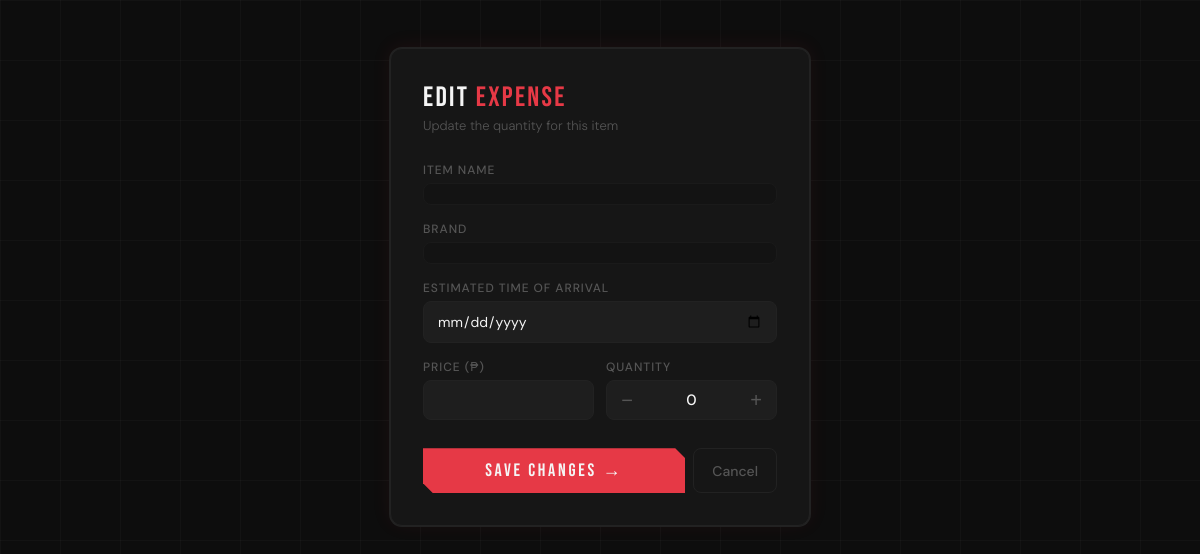
/edit/37d23e36-bfae-4995-9592-348b7162fceb, run on an earlier commit of the app's database.
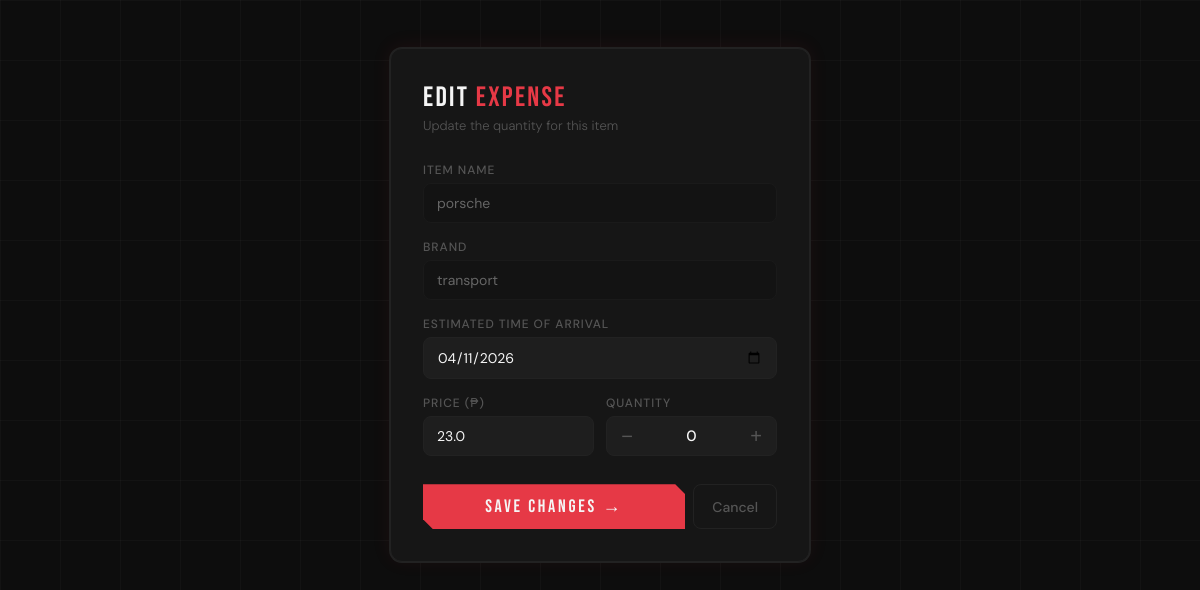
And on a later commit of the database.
### tables this page shows
CREATE TABLE items (
        item_id TEXT PRIMARY KEY,
        name TEXT,
        brand TEXT,
        ETA TEXT,
        price REAL,
        quantity INTEGER,
        amount REAL
    );

### app.py (the view)
@app.route("/edit/<item_id>")
def edit_item(item_id):
    conn = get_db()
    cursor = conn.cursor()
    cursor.execute("SELECT * FROM items WHERE item_id =  ?",
                   (item_id,)
                   )
    row = cursor.fetchone()
    conn.close()
    return render_template("edit.html", item=row)

### app.py (called while the page is built)
def get_db():
    conn = sqlite3.connect("database.db")
    conn.row_factory = sqlite3.Row
    return conn

### templates/edit.html (shortened to what this page needs)
<!doctype html>
<html>
  <head>
  </head>
  <body>
    <div class="card">
      <div class="card-header">
        <h1>Edit <span>Expense</span></h1>
        <p class="subtitle">Update the quantity for this item</p>
      </div>
      <form action="/update/{{ item['item_id'] }}" method="POST">
        <div class="field">
          <label>Item name</label>
          <div class="field-readonly">{{ item.name }}</div>
        </div>
        <div class="field">
          <label>Brand</label>
          <div class="field-readonly">{{ item.brand }}</div>
        </div>
        <div>
          <div class="field">
            <label>Estimated Time of Arrival</label>
            <input type="date" name="ETA" value="{{ item.ETA }}" required />
          </div>
        </div>
        <div class="row">
          <div class="field">
            <label>Price (₱)</label>
            <input
              type="number"
              name="price"
              value="{{ item.price }}"
              step="0.01"
              required
            />
          </div>
          <div class="field">
            <label>Quantity</label>
            <div class="stepper">
              <button class="step-btn" id="minus" type="button">−</button>
              <span class="step-val" id="qty">0</span>
              <button class="step-btn" id="plus" type="button">+</button>
            </div>
          </div>
        </div>
        <div class="actions">
          <button type="submit" class="btn-save">Save Changes →</button>
          <a href="/list" class="btn-cancel">Cancel</a>
        </div>
      </form>
    </div>
  </body>
</html>

What changed in the data, as far as the page shows it:
added items: name "porsche", brand "transport", ETA "04/11/2026", price "23.0"
